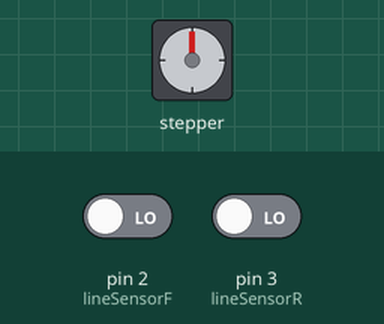
Recording of a sketch running on a simulated Arduino Uno, built with avr-gcc and run on an emulated ATmega328P. Shown: stepper motor. The test bench sets the inputs (shaded band); at power-on: pin 2 (lineSensorF) LOW, pin 3 (lineSensorR) LOW. Stepper angles assume 200 steps per turn; what the sketch prints to the serial monitor is not drawn.

Above: at 0.05 s.
Timing chart, 0 to 3.0 s (numbered marks = the images above):
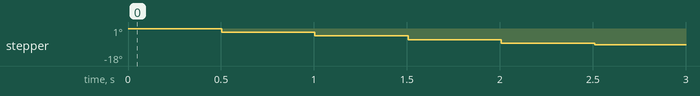

The sketch:

basic_line_following.ino
```cpp
#include "followLine.h"
#include <Wire.h>
#include <AccelStepper.h>
#include <Adafruit_MotorShield.h>


/** Prepare motors **/
Adafruit_MotorShield AFMS(0x60);

Adafruit_StepperMotor *stepperLeftInfo = AFMS.getStepper(200, 1);
Adafruit_StepperMotor *stepperRightInfo = AFMS.getStepper(200, 2);

void forwardStepL()
{
  stepperLeftInfo -> onestep(FORWARD, SINGLE);
}
void backwardStepL()
{
  stepperLeftInfo -> onestep(BACKWARD, SINGLE);
}
void forwardStepR()
{
  stepperLeftInfo -> onestep(FORWARD, SINGLE);
}
void backwardStepR()
{
  stepperLeftInfo -> onestep(BACKWARD, SINGLE);
}

AccelStepper stepperL(forwardStepL, backwardStepL);
AccelStepper stepperR(forwardStepR, backwardStepR);

const int velocityExpansion = 1;


/** Prepare sensor for line following **/
// to be initialized by electrical members
const int lineSensorL = 1;  // left
const int lineSensorR = 3;  // right
const int lineSensorF = 2;  // front
const int lineSensorB = 0;  // back

/* use two slightly different thresholds to avoid bouncing is necessary
const int thresholdW2B = ...; // white to black
const int thresholdB2W = ...; // black to white*/

// to be initialized again in setup(), current values for reference only
bool lineSensorLastStateL = false;
bool lineSensorLastStateR = false;
bool lineSensorLastStateF = true;
bool lineSensorLastStateB = true;

SSensors getLastState()
{
  SSensors lastState(lineSensorLastStateL, lineSensorLastStateR, lineSensorLastStateF, lineSensorLastStateB);
  return lastState;
}

SSensors getCurrentState()
{
  SSensors thisState(
    digitalRead(lineSensorL),
    digitalRead(lineSensorR),
    digitalRead(lineSensorF),
    digitalRead(lineSensorB));

  return thisState;
}

void setLastState(SSensors state)
{
  lineSensorLastStateL = state.left;
  lineSensorLastStateR = state.right;
  lineSensorLastStateF = state.middle;
  lineSensorLastStateB = state.tail;
}


/** main loop **/
void setup()
{
  Serial.begin(9600);

  wheelSpeedGroup[0].leftV = 0;   wheelSpeedGroup[0].rightV = 0;
  wheelSpeedGroup[1].leftV = 10;  wheelSpeedGroup[1].rightV = 10;
  wheelSpeedGroup[2].leftV = -10; wheelSpeedGroup[2].rightV = -10;
  wheelSpeedGroup[3].leftV = 10;  wheelSpeedGroup[3].rightV = -10;
  wheelSpeedGroup[4].leftV = 10;  wheelSpeedGroup[4].rightV = -5;
  wheelSpeedGroup[5].leftV = -5;   wheelSpeedGroup[5].rightV = 10;
  wheelSpeedGroup[6].leftV = 10; wheelSpeedGroup[6].rightV = 0;
  wheelSpeedGroup[7].leftV = 0; wheelSpeedGroup[7].rightV = 10;
  wheelSpeedGroup[8].leftV = 10; wheelSpeedGroup[8].rightV = 7;
  wheelSpeedGroup[9].leftV = 7; wheelSpeedGroup[9].rightV = 10;

  setLastState(getCurrentState());

  AFMS.begin();

  // find the best values in a real robot
  stepperL.setMaxSpeed(100);
  stepperL.setAcceleration(100);

  stepperR.setMaxSpeed(100);
  stepperR.setAcceleration(100);

  Serial.println("Set up");
}

void loop() {
  SSensors sensorThisState = getCurrentState();
  SWheels wheelMovement = simplestFollow(sensorThisState, getLastState());

  Serial.print(sensorThisState.state());
  Serial.print(" ");
  Serial.print(getLastState().state());
  Serial.print(" ");
  Serial.print(wheelSpeedGroup[straitForward].leftV);
  Serial.print(" ");
  Serial.println(wheelMovement.rightV);
  delay(500);

  stepperL.moveTo(stepperL.currentPosition() + (int)(wheelSpeedGroup[straitForward].leftV * velocityExpansion));
  stepperL.moveTo(stepperR.currentPosition() - (int)(wheelSpeedGroup[straitForward].rightV * velocityExpansion));

  stepperL.run();
  stepperR.run();
}
```

followLine.cpp
```cpp
#ifndef _FOLLOW_LINE_CPP_
#define _FOLLOW_LINE_CPP_
#include "followLine.h"

SWheels simplestFollow(SSensors thisState, SSensors lastState)
{
    if(lastState.state() == 0x1100 | lastState.state() == 0x1111)
    {
        if(thisState.state() == 0x1101)
        /// left wheel drove too much
        /// drive back around near right center
        {
            return wheelSpeedGroup[nRight];
        }
        else if(thisState.state() == 0x1110)
        {
            return wheelSpeedGroup[nLeft];
        }

        else
        {
            return wheelSpeedGroup[straitForward];
        }
    }
    else if(lastState.state() == 0x1101 | lastState.state() == 0x1110)
    {
        if(thisState.state() == 0x1100)
        {
            return wheelSpeedGroup[straitForward];
        }
        else if(thisState.state() == 0x1111)
        {
            return wheelSpeedGroup[straitForward];
        }
    }

    else
    {
        return wheelSpeedGroup[straitForward];
    }
}

#endif
```

followLine.h
```cpp
#ifndef _FOLLOW_LINE_H_
#define _FOLLOW_LINE_H_

/**About wheel control, the rotating center uses three words. Their meanings:
    middle: between the left-right sensors & two wheels same speed different direction;
    near right / left: beside the left-right sensors & two wheels different direction;
    far right / left: beside the wheels & one steady;
    super far right / left & two wheels same direction different speed.
**/

struct SWheels
{
    double leftV;
    double rightV;
};

static SWheels wheelSpeedGroup[10];
enum rotationCenter {
    fullyStop,
    straitForward, straitBackward,
    middle,
    nLeft, nRight,
    fLeft, fRight,
    sLeft, sRight
};

struct SSensors
/**True for light, False for dim
  *state: t m r l
  *standard state: 1100
**/
{
    bool left, right, middle, tail;
    SSensors(bool l, bool r, bool m, bool t)
    {
        left = l;
        right = r;
        middle = m;
        tail = t;
    }
    short state()
    {
        return ((((((short)tail << 1) + middle) << 1) + right) << 1) + left;
    }
};

/**Strait line without cross**/
SWheels simplestFollow(SSensors thisState, SSensors lastState);

#endif // _FOLLOW_LINE_H_
```
